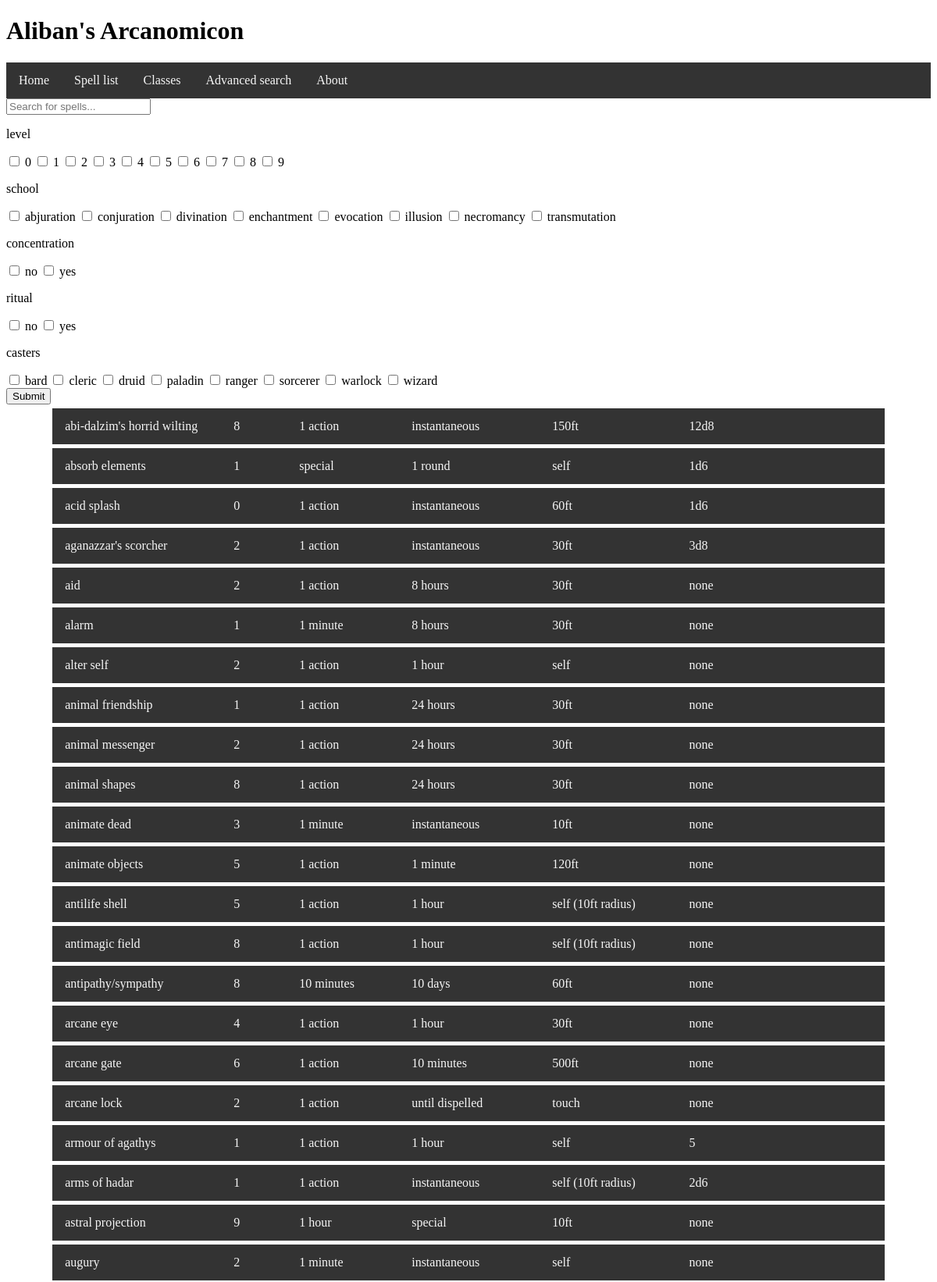
Screenshot of /search (upper part) with the database file from the repository.
### tables this page shows
CREATE TABLE spell (id INTEGER PRIMARY KEY AUTOINCREMENT, name STRING, description TEXT, level INTEGER, components STRING, concentration INTEGER, ritual INTEGER, damage STRING, range INTEGER REFERENCES range (id), duration INTEGER REFERENCES duration (id), castingtime STRING REFERENCES castingtime (id), school INTEGER REFERENCES school (id));

CREATE TABLE castingtime (id INTEGER PRIMARY KEY AUTOINCREMENT, name STRING);

CREATE TABLE duration (id INTEGER PRIMARY KEY AUTOINCREMENT, name STRING);

CREATE TABLE range (id INTEGER PRIMARY KEY AUTOINCREMENT, name STRING);

### script.py (the view, shortened to what this page needs)
@app.route('/search', methods=('GET','POST'))
def search():
    sql = "SELECT spell.id, spell.name, spell.level, castingtime.name, duration.name, range.name, spell.damage FROM spell INNER JOIN range ON range.id = spell.range INNER JOIN castingtime ON castingtime.id = spell.castingtime INNER JOIN duration ON duration.id = spell.duration" #!!!!!! MOVE THIS BEHIND THE IF STATEMENT !!!!!
    spells = db_func(sql,single=False)
    return render_template('search.html', entfields=entfields, spells=spells)

### templates/search.html (shortened to what this page needs)
{% extends "layout.html" %}
{% block content %}
    <input type="text" id="myInput" onkeyup="searchfilter()" placeholder="Search for spells...">
    <form method="POST" action="/search">
        {% for field in entfields %}
            <p>{{ field[0] }}</p>
            {% for term in field[1:] %}
                <input type="checkbox" name="param" value="{{field[0]}}_{{term}}">
                <label for={{term}}>{{ term }}</label>
            {% endfor %}
        {% endfor %}
        <br>
        <input type="submit" value="Submit">
    </form>
    <div id="spells">
    {% for spell in spells %}
        <div class="spelllink">
            <a href="spell/{{ spell[0] }}">
                <span class= "asname">{{ spell[1] }}</span>
                <span class= "aslevel">{{ spell[2] }}</span>
                <span class= "ascastime">{{ spell[3] }}</span>
                <span class= "asdurat">{{ spell[4] }}</span>
                <span class= "asrange">{{ spell[5] }}</span>
                <span class= "asdmg">{{ spell[6] }}</span>
            </a>
        </div>
    {% endfor %}
    </div>
{% endblock content %}

### static/css/main.css (style rules this page uses)
.spelllink { margin: 5px; overflow: hidden; background-color: #333333; align-self: center; width: 90%; display: block; margin-left: 5%; }
.spelllink a { padding: 14px 16px; text-align: left; text-decoration: none; float: left; width: 100%; }
.asname { position: absolute; width: 17%; }
.aslevel { position: absolute; margin-left: 18%; text-align: center; }
.ascastime { position: absolute; margin-left: 25%; text-align: center; }
.asdurat { position: absolute; margin-left: 37%; text-align: center; }
.asrange { position: absolute; margin-left: 52%; text-align: center; }
.asdmg { margin-left: 75%; text-align: center; }
a:link { color:#F6F6F6; }

### rows the page displays
spell: name "abi-dalzim's horrid wilting", level "8", name "1 action", name "instantaneous", name "150ft", damage "12d8"
spell: name "absorb elements", level "1", name "special", name "1 round", name "self", damage "1d6"
spell: name "acid splash", level "0", name "1 action", name "instantaneous", name "60ft", damage "1d6"
spell: name "aganazzar's scorcher", level "2", name "1 action", name "instantaneous", name "30ft", damage "3d8"
spell: name "aid", level "2", name "1 action", name "8 hours", name "30ft", damage "none"
spell: name "alarm", level "1", name "1 minute", name "8 hours", name "30ft", damage "none"
spell: name "alter self", level "2", name "1 action", name "1 hour", name "self", damage "none"
spell: name "animal friendship", level "1", name "1 action", name "24 hours", name "30ft", damage "none"
spell: name "animal messenger", level "2", name "1 action", name "24 hours", name "30ft", damage "none"
spell: name "animal shapes", level "8", name "1 action", name "24 hours", name "30ft", damage "none"
spell: name "animate dead", level "3", name "1 minute", name "instantaneous", name "10ft", damage "none"
spell: name "animate objects", level "5", name "1 action", name "1 minute", name "120ft", damage "none"
spell: name "antilife shell", level "5", name "1 action", name "1 hour", name "self (10ft radius)", damage "none"
spell: name "antimagic field", level "8", name "1 action", name "1 hour", name "self (10ft radius)", damage "none"
spell: name "antipathy/sympathy", level "8", name "10 minutes", name "10 days", name "60ft", damage "none"
spell: name "arcane eye", level "4", name "1 action", name "1 hour", name "30ft", damage "none"
spell: name "arcane gate", level "6", name "1 action", name "10 minutes", name "500ft", damage "none"
spell: name "arcane lock", level "2", name "1 action", name "until dispelled", name "touch", damage "none"
spell: name "armour of agathys", level "1", name "1 action", name "1 hour", name "self", damage "5"
spell: name "arms of hadar", level "1", name "1 action", name "instantaneous", name "self (10ft radius)", damage "2d6"
spell: name "astral projection", level "9", name "1 hour", name "special", name "10ft", damage "none"
spell: name "augury", level "2", name "1 minute", name "instantaneous", name "self", damage "none"

### other values shown
{{ field[0] }} "level" "school" "concentration" "ritual" "casters"
{{ term }} "0" "1" "2" "3" "4" "5" "6" "7" "8" "9" "abjuration" "conjuration" "divination" "enchantment" "evocation" "illusion" "necromancy" "transmutation" "no" "yes" "no" "yes" "bard" "cleric" "druid" "paladin" "ranger" "sorcerer" "warlock" "wizard"
